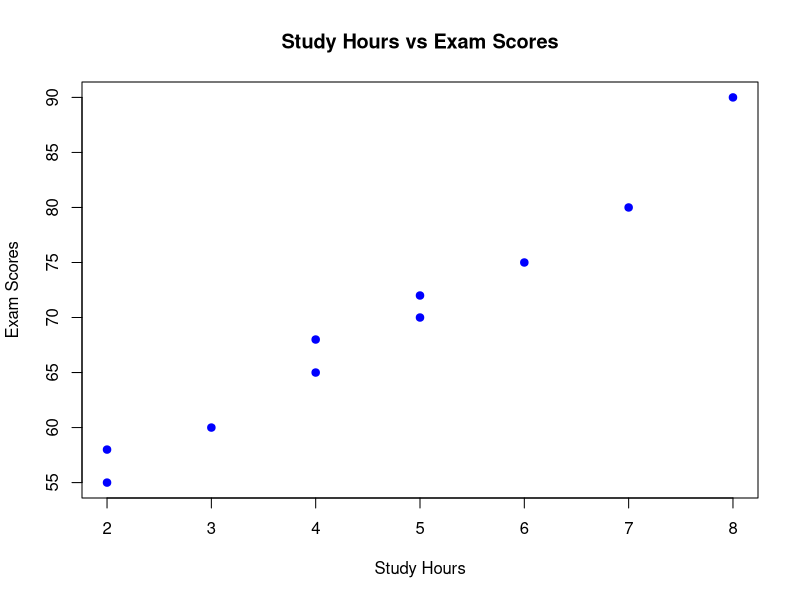

The R source for this figure:

# Student Study Hours Analysis
# Create a synthetic student dataset

students <- data.frame(
  Student_ID = 1:10,
  Study_Hours = c(2, 3, 4, 5, 6, 2, 7, 8, 4, 5),
  Exam_Score = c(55, 60, 65, 70, 75, 58, 80, 90, 68, 72)
)

print(students)


# Summary Statistics

summary(students$Study_Hours)
summary(students$Exam_Score)

mean(students$Study_Hours)
mean(students$Exam_Score)


# Scatter Plot

plot(
  students$Study_Hours,
  students$Exam_Score,
  main = "Study Hours vs Exam Scores",
  xlab = "Study Hours",
  ylab = "Exam Scores",
  col = "blue",
  pch = 19
)
